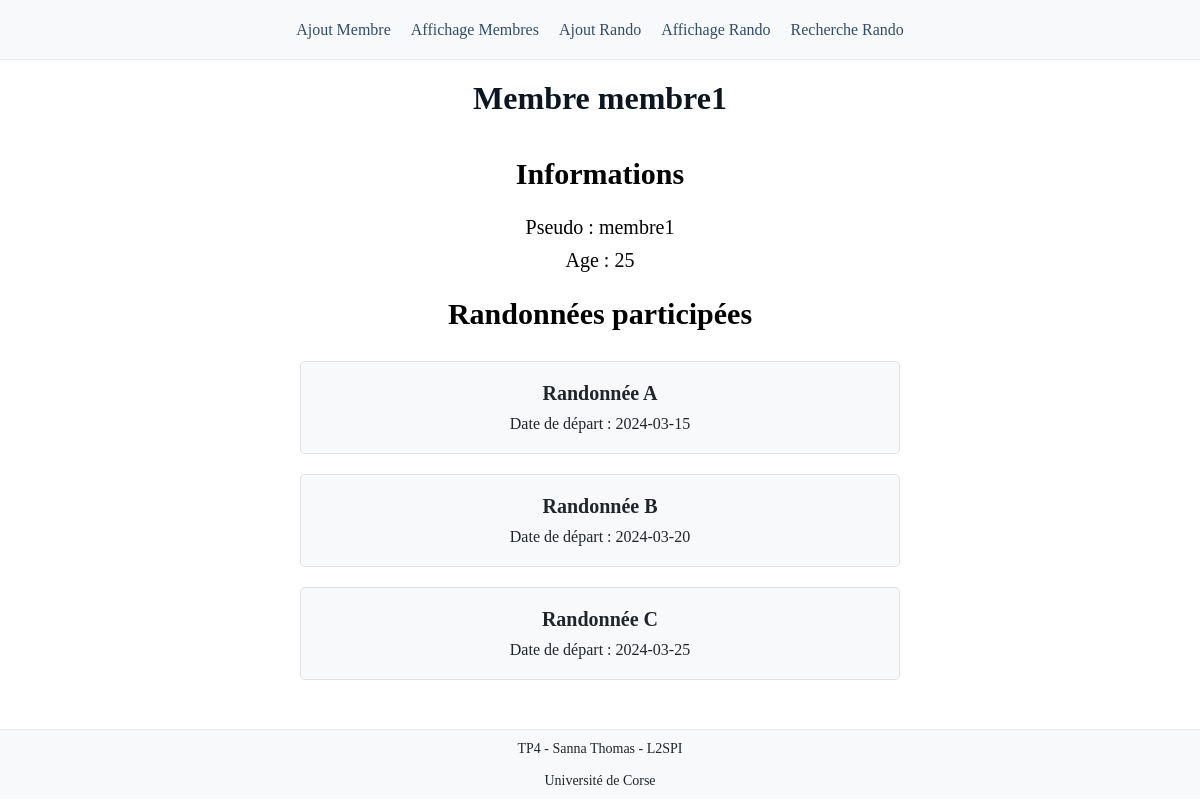
/index.php?action=membre&pseudo=membre1, run on the app's committed database.
### tables this page shows
CREATE TABLE `membre` (
  `pseudo` varchar(15) NOT NULL,
  `age` float DEFAULT NULL
);

CREATE TABLE `participation` (
  `numRando` int(11) NOT NULL,
  `pseudo` varchar(15) NOT NULL
);

CREATE TABLE `randonnee` (
  `numRando` int(11) NOT NULL,
  `titre` varchar(20) DEFAULT NULL,
  `dateDep` date DEFAULT NULL
);

### models/model.php (called while the page is built, shortened)
<?php
function getMembre(string $pseudo): array {
  $db = getDatabase();
  $query = $db->prepare('SELECT * FROM membre WHERE pseudo = :pseudo');
  $query->execute(['pseudo' => $pseudo]);
  return $query->fetch();
}
function getRandoById(int $numRando): array {
  $db = getDatabase();
  $query = $db->prepare('SELECT * FROM randonnee WHERE numRando = :numRando');
  $query->execute(['numRando' => $numRando]);
  return $query->fetch();
}
function getParticipationByMembre(string $pseudo): array {
  $db = getDatabase();
  $query = $db->prepare('SELECT numRando FROM participation WHERE pseudo = :pseudo');
  $query->execute(['pseudo' => $pseudo]);
  return $query->fetchAll();
}
?>

### views/membreView.php (the view)
<h2> Informations </h2>
<p>
  Pseudo : <?php echo $user['pseudo']; ?>
</p>
<p>
  Age : <?php echo $user['age']; ?>
</p>
<h2> Randonnées participées </h2>
<?php
if(!$numRandos){
  echo "<p> Aucune randonnée participée </p>";
}
else{
  foreach($numRandos as $numRando){
    $rando = getRandoById($numRando['numRando']);
    $titre = $rando['titre'];
    $dateDep = $rando['dateDep'];
    echo "<a class='rando' href='index.php?action=randonnee&numRando=".$numRando['numRando']."'>";
      echo "<h2>$titre</h2>";
      echo "<p>Date de départ : $dateDep</p>";
    echo "</a>";
  }
}
?>

### public/css/header.css (style rules this page uses)
* { padding: 0; margin: 0; box-sizing: border-box; }

### public/css/membre.css (style rules this page uses)
main>h2 { font-size: 30px; margin: 20px; }
main>p { font-size: 20px; margin: 5px; }
.rando { width: 600px; display: flex; flex-direction: column; align-items: center; justify-content: center; margin: 10px; padding: 20px; background-color: #f8f9fa; text-decoration: none; color: #212529; border: 1px solid #dee2e6; border-radius: 5px; }
.rando h2 { font-size: 20px; margin: 0 0 10px 0; }
.rando p { font-size: 16px; }

### data on the page
membre: pseudo "membre1", age "25"
participation: numRando.titre "Randonnée A", numRando.dateDep "2024-03-15"
participation: numRando.titre "Randonnée B", numRando.dateDep "2024-03-20"
participation: numRando.titre "Randonnée C", numRando.dateDep "2024-03-25"

### other printed values
$title "Membre membre1"
